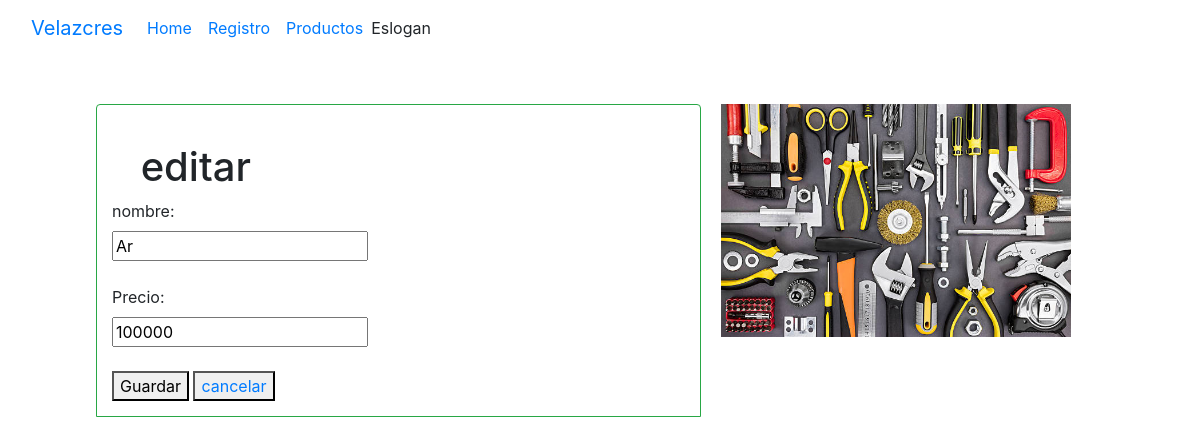
The page /producto/2 on the database as committed earlier.
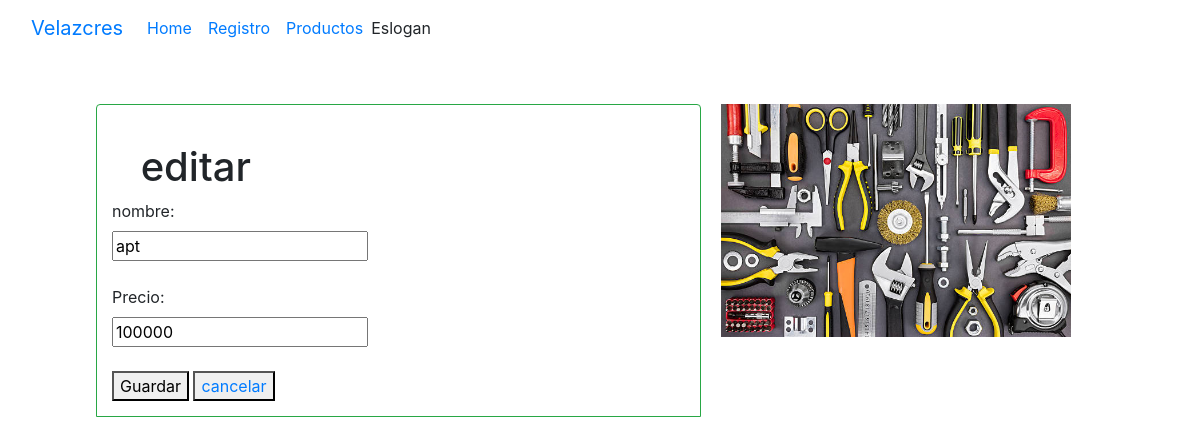
The same page on the database as committed later.
### tables this page shows
CREATE TABLE "productos" (
	"id"	INTEGER,
	"nombre"	TEXT,
	"marca"	TEXT,
	"moneda"	TEXT,
	"precio"	NUMERIC,
	"cantidad"	INTEGER,
	"precioporunidad"	NUMERIC,
	"tasapago"	NUMERIC,
	"precioD"	NUMERIC,
	"precio_venta"	NUMERIC,
	"ganancia_estimadaD"	NUMERIC,
	"ganancia_estimadaBs"	NUMERIC,
	PRIMARY KEY("id" AUTOINCREMENT)
);

### conect.py (the view)
@app.route('/producto/<int:producto_id>')
def editar_producto(producto_id):
    with sqlite3.connect(DB_PATH) as conn:
        conn.row_factory = sqlite3.Row
        cursor = conn.cursor()
        cursor = conn.execute('SELECT * FROM productos WHERE id = ?', (producto_id,))
        producto = cursor.fetchone()
    if producto is None:
        return "Producto no encontrado", 404
    return render_template('editar.html', producto=producto)

### templates/editar.html (shortened to what this page needs)
<!DOCTYPE html>
<html lang="en">
<head>
    <link rel="stylesheet" href="https://cdn.jsdelivr.net/npm/bootstrap@4.4.1/dist/css/bootstrap.min.css">
    <link rel="stylesheet" href="{{ url_for('static', filename='css/style.css') }}">
</head>
<body>
<header>
        <nav class="navbar navbar-expand-lg bg-body-tertiary">
  <div class="container-fluid">
    <a class="navbar-brand" href="#">Velazcres</a>
    <div class="collapse navbar-collapse" id="navbarText">
      <ul class="navbar-nav me-auto mb-2 mb-lg-0">
        <li class="nav-item">
          <a class="nav-link active" aria-current="page" href="#">Home</a>
        </li>
        <li class="nav-item">
          <a class="nav-link" href="{{ url_for('cotizacion_int') }}">Registro</a>
        </li>
        <li class="nav-item">
          <a class="nav-link" href="{{ url_for('mostrador') }}">Productos</a>
        </li>
      </ul>
      <span class="navbar-text">
        Eslogan
      </span>
    </div>
  </div>
</nav>
</header>
<div  class="contenedor-formularios">
    <div class="form-group rounded-top border-success rounded-top">
    <h1>editar</h1>
    <form method="POST" action="{{ url_for('actualizar_producto', producto_id=producto['id'])}}">
        <label for="">nombre:</label><br>
        <input type="text" name="nombre" id="nombre"  value="{{producto['nombre']}}" required> <br><br>
        <label for="">Precio:</label><br>
        <input type="text" name="precio" id="precio" step="0.01" value="{{producto['precio']}}" required> <br><br>
            <button type="submit">Guardar</button>
            <button>
                <a href="{{ url_for('mostrador') }}">cancelar</a>
            </button>
    </div>
        <div>
            <img class="editar-img" src="{{ url_for('static', filename='img/productos/' + producto['id']|string + '.jpg') }}" class="card-img-top" alt="...">
        </div>
</div>
</body>
</html>

Rows that differ between the two databases and show on the page:
changed productos: nombre "Ar" → "apt"
